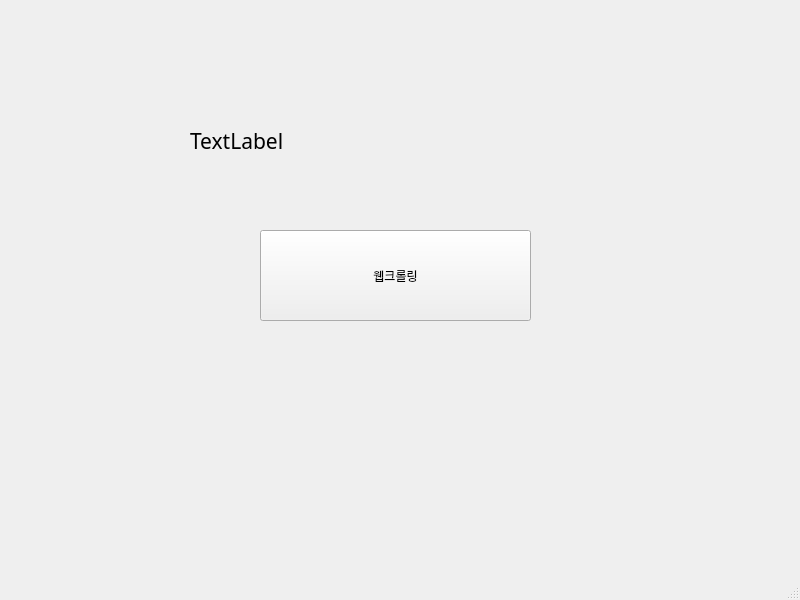
<?xml version="1.0" encoding="UTF-8"?>
<ui version="4.0">
 <class>MainWindow</class>
 <widget class="QMainWindow" name="MainWindow">
  <property name="geometry">
   <rect>
    <x>0</x>
    <y>0</y>
    <width>800</width>
    <height>600</height>
   </rect>
  </property>
  <property name="windowTitle">
   <string>MainWindow</string>
  </property>
  <widget class="QWidget" name="centralwidget">
   <widget class="QPushButton" name="pushButton">
    <property name="geometry">
     <rect>
      <x>260</x>
      <y>230</y>
      <width>271</width>
      <height>91</height>
     </rect>
    </property>
    <property name="text">
     <string>웹크롤링</string>
    </property>
   </widget>
   <widget class="QLabel" name="label">
    <property name="geometry">
     <rect>
      <x>190</x>
      <y>90</y>
      <width>441</width>
      <height>101</height>
     </rect>
    </property>
    <property name="font">
     <font>
      <family>굴림</family>
      <pointsize>16</pointsize>
     </font>
    </property>
    <property name="text">
     <string>TextLabel</string>
    </property>
   </widget>
  </widget>
  <widget class="QMenuBar" name="menubar">
   <property name="geometry">
    <rect>
     <x>0</x>
     <y>0</y>
     <width>800</width>
     <height>21</height>
    </rect>
   </property>
  </widget>
  <widget class="QStatusBar" name="statusbar"/>
 </widget>
 <resources/>
 <connections>
  <connection>
   <sender>pushButton</sender>
   <signal>clicked()</signal>
   <receiver>MainWindow</receiver>
   <slot>firstClick()</slot>
   <hints>
    <hint type="sourcelabel">
     <x>374</x>
     <y>325</y>
    </hint>
    <hint type="destinationlabel">
     <x>392</x>
     <y>384</y>
    </hint>
   </hints>
  </connection>
 </connections>
 <slots>
  <slot>firstClick()</slot>
 </slots>
</ui>
